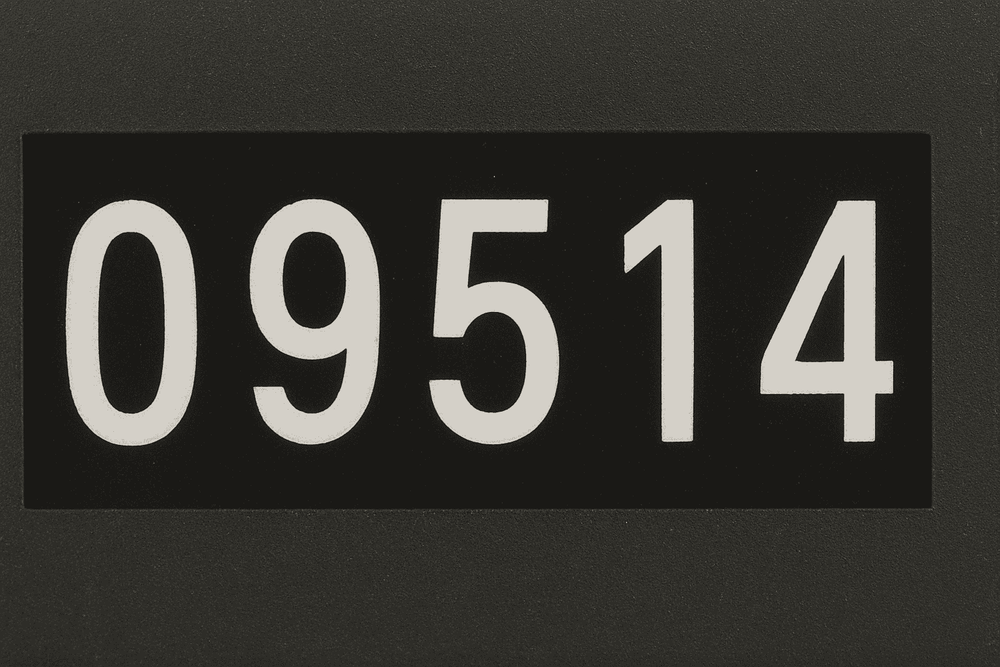
#> input picture uploads/1764858128_pimage.png, 1000 x 667 px, shrunk from 1536 x 1024 before the run
$ python -i preprocess.py   (imports and definitions only)
#> lines starting #> are read from the running program, lines starting #| are printed output that depends on the picture; after the words box and inside, x2 and y2 are one past the last pixel; in counts of white or black regions, pixels touching at a corner belong together
import cv2
import numpy as np
from PIL import Image

def preprocess_image(input_path, output_path):
    # Charger l’image
#> called with input_path = '../uploads/1764858128_pimage.png', output_path = 'out.png'
    img = cv2.imread(input_path)
#> img is the input picture: shape (667, 1000, 3); mean B, G, R 53, 57.7, 59

    # Convertir en gris
    gray = cv2.cvtColor(img, cv2.COLOR_BGR2GRAY)

    # Réduction du bruit
    denoised = cv2.fastNlMeansDenoising(gray, h=10)

    # Augmenter contraste (CLAHE)
    clahe = cv2.createCLAHE(clipLimit=3.0, tileGridSize=(8, 8))
    contrast = clahe.apply(denoised)
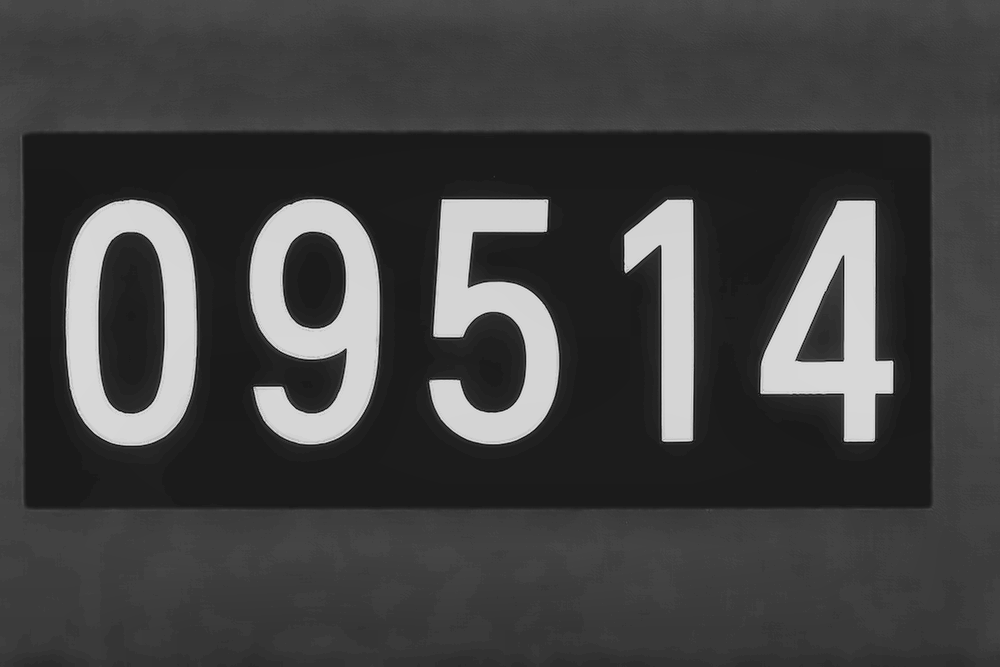
#> contrast: shape (667, 1000); min 8, max 232, mean 66.4

    # Binarisation adaptative
    thresh = cv2.adaptiveThreshold(
        contrast, 255,
        cv2.ADAPTIVE_THRESH_GAUSSIAN_C,
        cv2.THRESH_BINARY,
        31, 2
    )
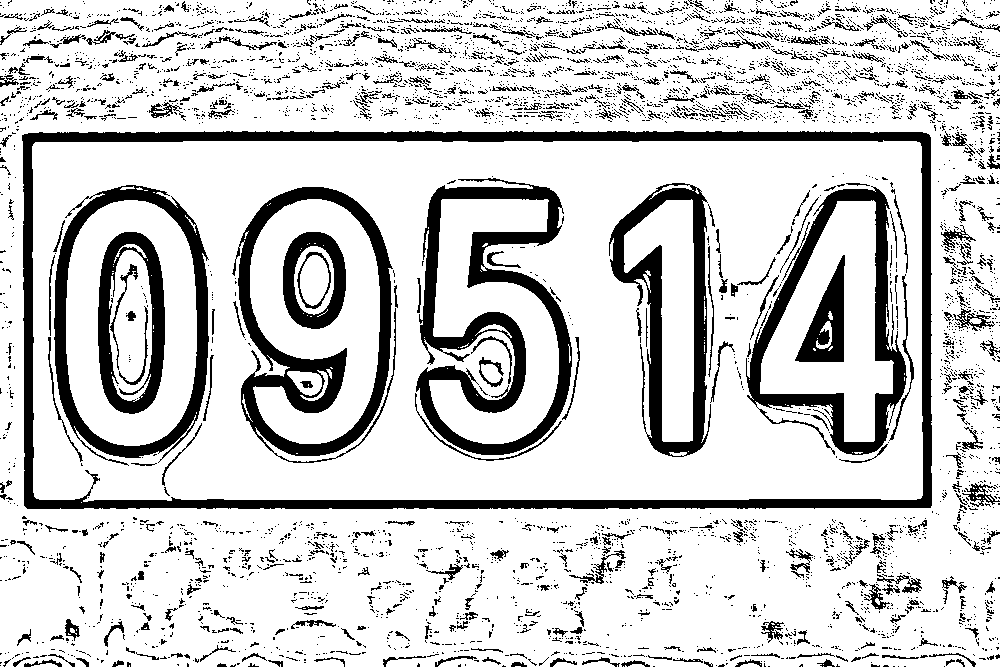
#> thresh: shape (667, 1000); 81.2% white; 4910 black regions (4399 under 20 px)

    # Détecter l’inclinaison et corriger
    coords = np.column_stack(np.where(thresh > 0))
#> coords = 541709 pairs, first value 0 to 666, second value 0 to 999
    angle = cv2.minAreaRect(coords)[-1]
#> angle = -90

    if angle < -45:
        angle = -(90 + angle)
#> angle = 0
    else:
        angle = -angle

    (h, w) = thresh.shape
#> h = 667; w = 1000
    M = cv2.getRotationMatrix2D((w // 2, h // 2), angle, 1.0)
#> M = [[1, 0, 0], [0, 1, 0]]
    deskew = cv2.warpAffine(thresh, M, (w, h), flags=cv2.INTER_CUBIC, borderMode=cv2.BORDER_REPLICATE)

    # Crop automatique pour isoler le texte
    contours, _ = cv2.findContours(deskew, cv2.RETR_EXTERNAL, cv2.CHAIN_APPROX_SIMPLE)
#> contours = 31 contours, 27 with area under 20; largest, box (x1, y1, x2, y2) and area: (0, 0, 1000, 667) 661725, (31, 663, 58, 667) 44, (740, 663, 760, 667) 38, (628, 664, 645, 667) 24
    if contours:
        c = max(contours, key=cv2.contourArea)
#> c = contour of 1611 points, box (x1, y1, x2, y2) (0, 0, 1000, 667), area 661725
        x, y, w, h = cv2.boundingRect(c)
#> x = 0; y = 0
        crop = deskew[y:y+h, x:x+w]
    else:
        crop = deskew

    # Sauvegarder résultat
    cv2.imwrite(output_path, crop)

    return output_path

>>> result = preprocess_image('../uploads/1764858128_pimage.png', 'out.png')
